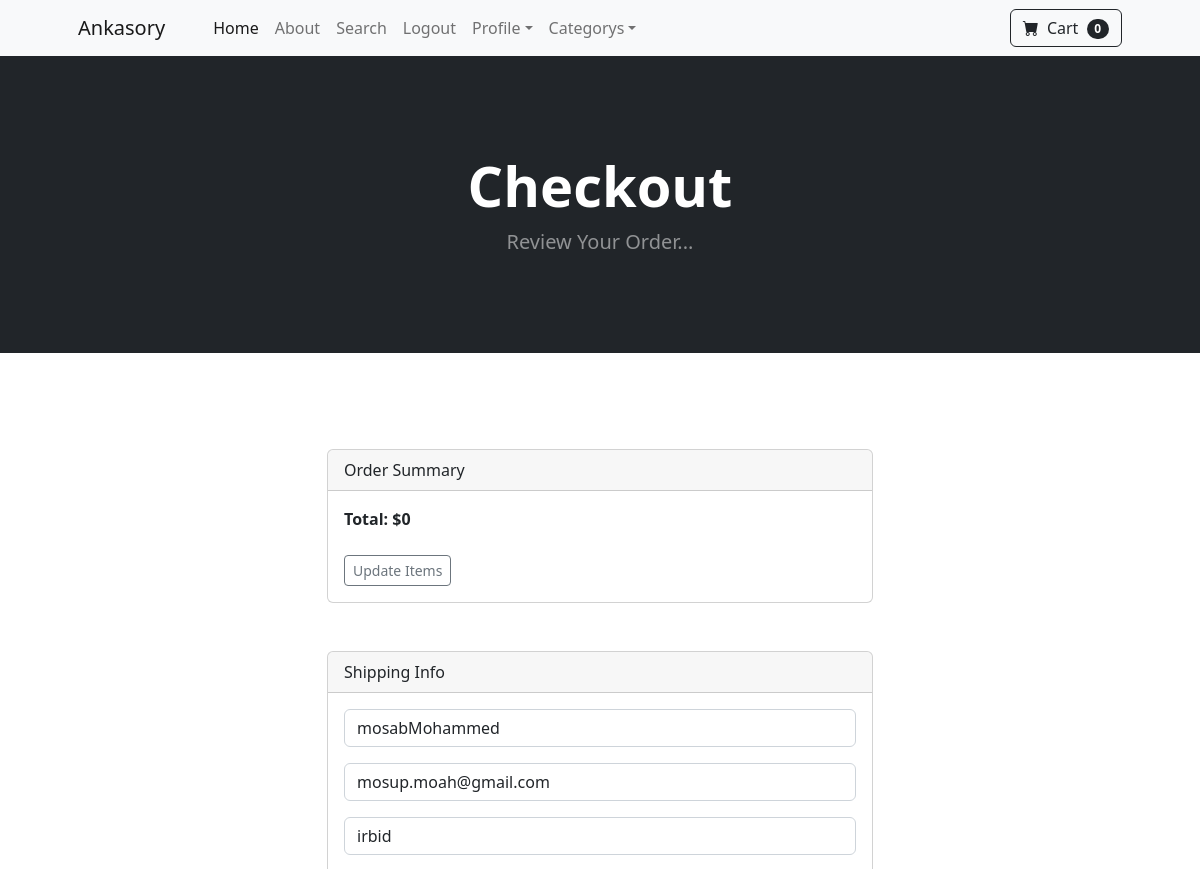
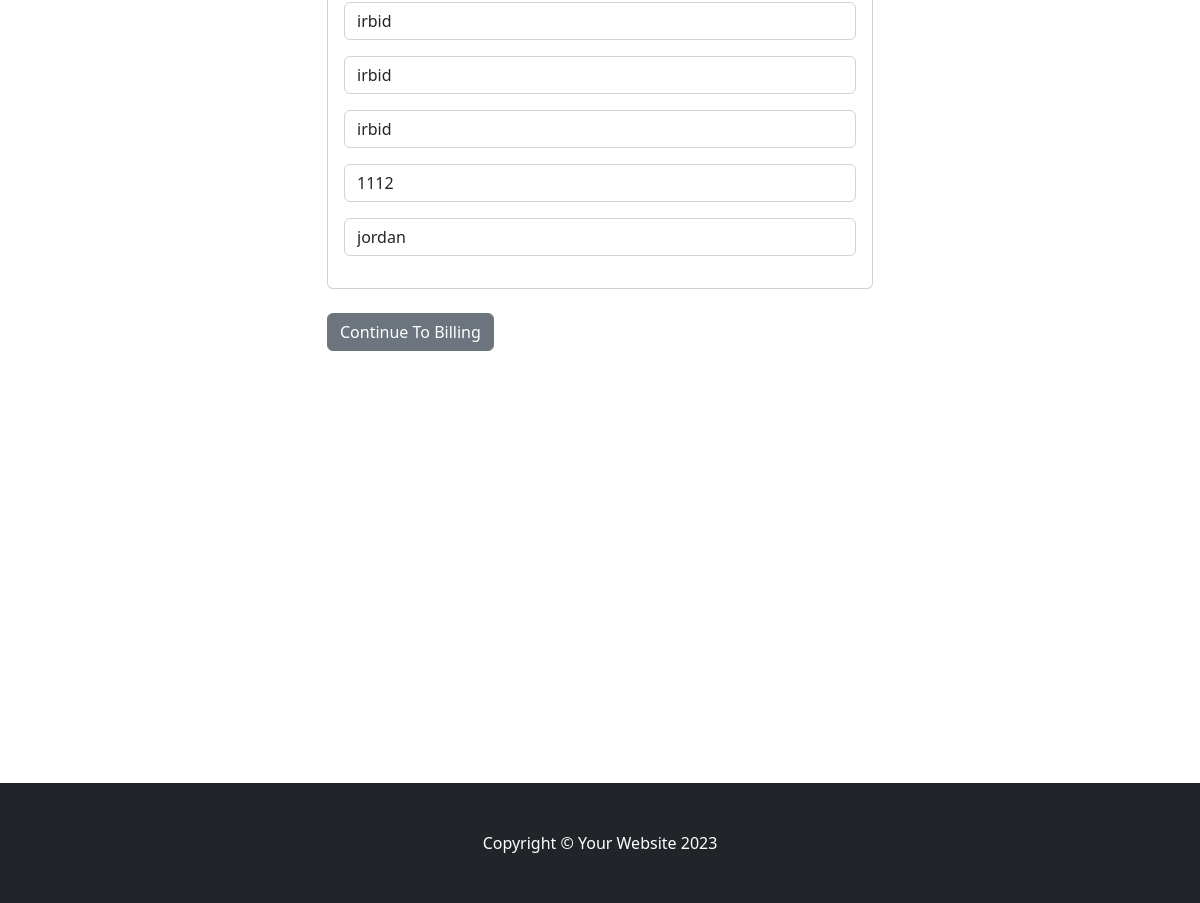
Page /payment/checkout (signed in) on the committed database (2 pictures, top to bottom).
### Payment/models.py (models this page shows, shortened)
class ShippingAddress(models.Model):
	user = models.ForeignKey(User, on_delete=models.CASCADE, null=True, blank=True)
	shipping_full_name = models.CharField(max_length=255)
	shipping_email = models.CharField(max_length=255)
	shipping_address1 = models.CharField(max_length=255)
	shipping_address2 = models.CharField(max_length=255, null=True, blank=True)
	shipping_city = models.CharField(max_length=255)
	shipping_state = models.CharField(max_length=255, null=True, blank=True)
	shipping_zipcode = models.CharField(max_length=255, null=True, blank=True)
	shipping_country = models.CharField(max_length=255)
	class Meta:
		verbose_name_plural = "Shipping Address"

### Payment/views.py (the view)
# urls.py: path('checkout',views.checkout,name='checkout'),
def checkout(request):
	cart = Cart(request)
	cart_products = cart.get_prods
	quantities = cart.get_quants
	totals = cart.cart_total()
	if request.user.is_authenticated:
		shipping_user = ShippingAddress.objects.get(user__id=request.user.id)
		shipping_form = ShippingForm(request.POST or None, instance=shipping_user)
		return render(request, "payment/checkout.html", {"cart_products":cart_products, "quantities":quantities, "totals":totals, "shipping_form":shipping_form })
	else:
		shipping_form = ShippingForm(request.POST or None)
		return render(request, "payment/checkout.html", {"cart_products":cart_products, "quantities":quantities, "totals":totals, "shipping_form":shipping_form})

### Cart/cart.py (called while the page is built, shortened)
    def __len__(self):
        return len(self.cart)

    def get_prods(self):
        products_ids = self.cart.keys()
        products=Product.objects.filter(id__in=products_ids)
        return products

    def cart_total(self):
        product_ids = self.cart.keys()
        products = Product.objects.filter(id__in=product_ids)
        quantity = self.cart
        total=0
        return total

### Cart/context_processors.py (called while the page is built)
def cart(request):
    return {'cart':Cart(request)}

### Payment/templates/payment/checkout.html (shortened to what this page needs)
{% extends "base.html" %} {% block content %}
<header class="bg-dark py-5">
  <div class="container px-4 px-lg-5 my-5">
    <div class="text-center text-white">
      <h1 class="display-4 fw-bolder">Checkout</h1>
      <p class="lead fw-normal text-white-50 mb-0">
        Review Your Order...
      </p>
    </div>
  </div>
</header>
<br /><br />
<br /><br />
<div class="container">
    <div class="row">
      <div class="col-md-6 offset-md-3">
        <div class="card">
            <div class="card-header">
              Order Summary
            </div>
            <div class="card-body">
                <strong>Total:  ${{totals}}</strong>
                <br/>
                <br/>
                <a href="{% url 'cart_summary' %}" class="btn btn-sm btn-outline-secondary">Update Items</a>
            </div>
          </div>
          <br/>
          <br/>
          <div class="card">
            <div class="card-header">
              Shipping Info
            </div>
            <div class="card-body">
              {{shipping_form.as_p}}
            </div>
          </div>
          <br/>
          <a href="#" class="btn btn-secondary">Continue To Billing</a>
      </div>
    </div>
</div>
<br /><br />
<br /><br />
<br /><br />
<br /><br />
<br /><br />
<br /><br />
<br /><br />
<br /><br />
<br /><br />
{% endblock %}

### rows in the picture
ShippingAddress: shipping_full_name "mosabMohammed", shipping_email "mosup.moah@gmail.com", shipping_address1 "irbid", shipping_address2 "irbid", shipping_city "irbid", shipping_state "irbid", shipping_zipcode "1112", shipping_country "jordan"

### other values in the picture
{{ cart|length }} "0"
{{ totals }} "0"
